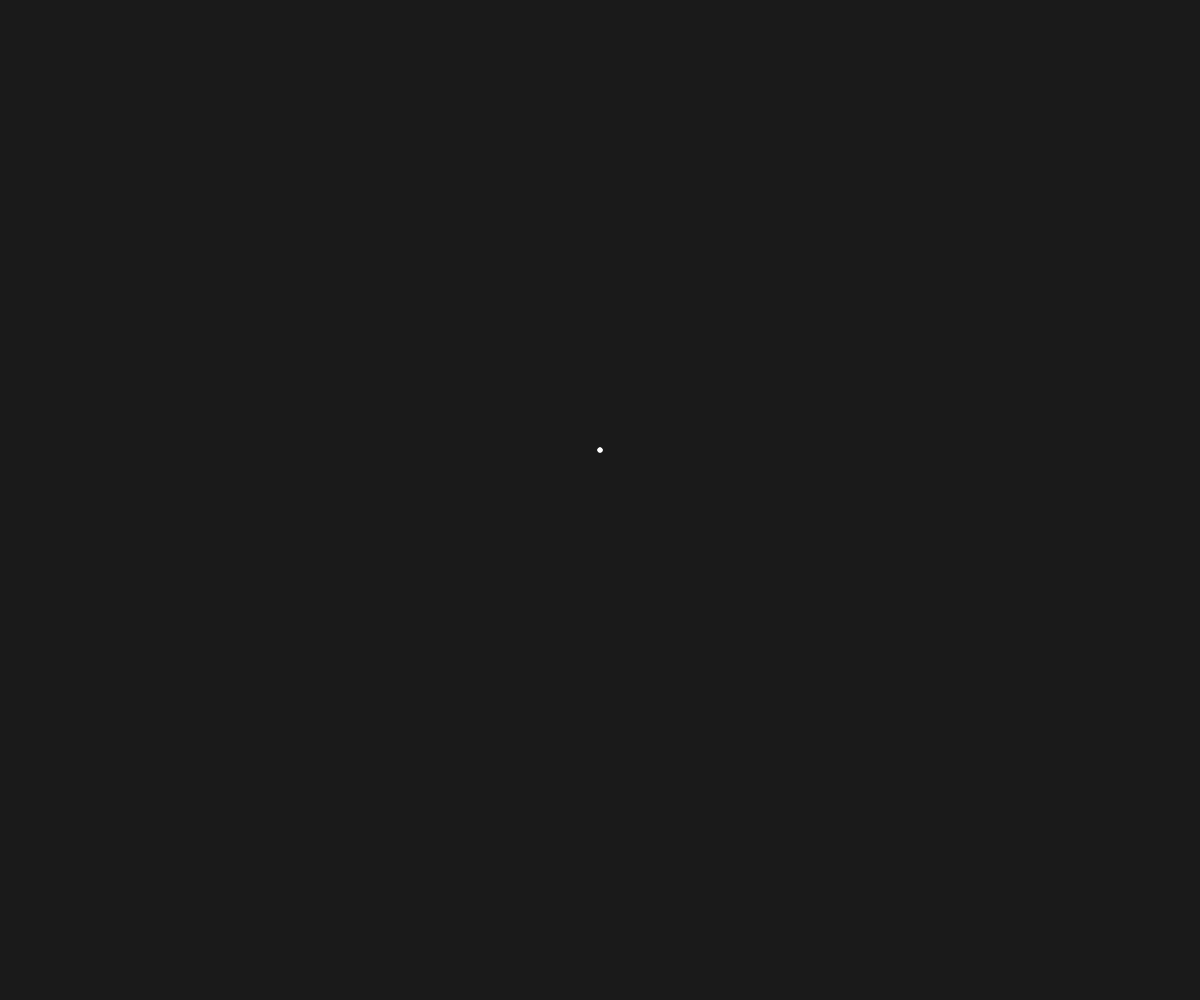
Frame 1 (no input)
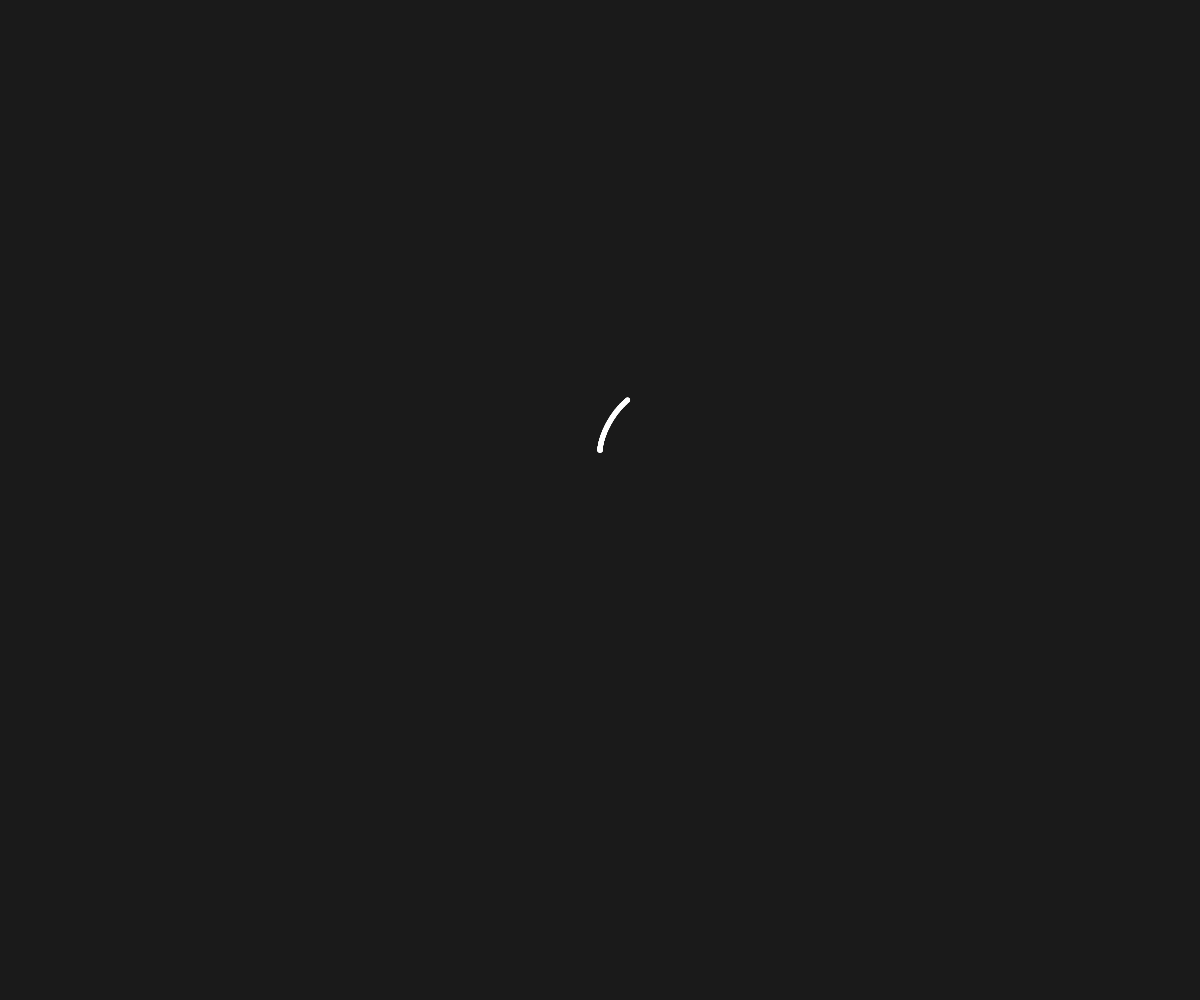
Frame 60 (no input)
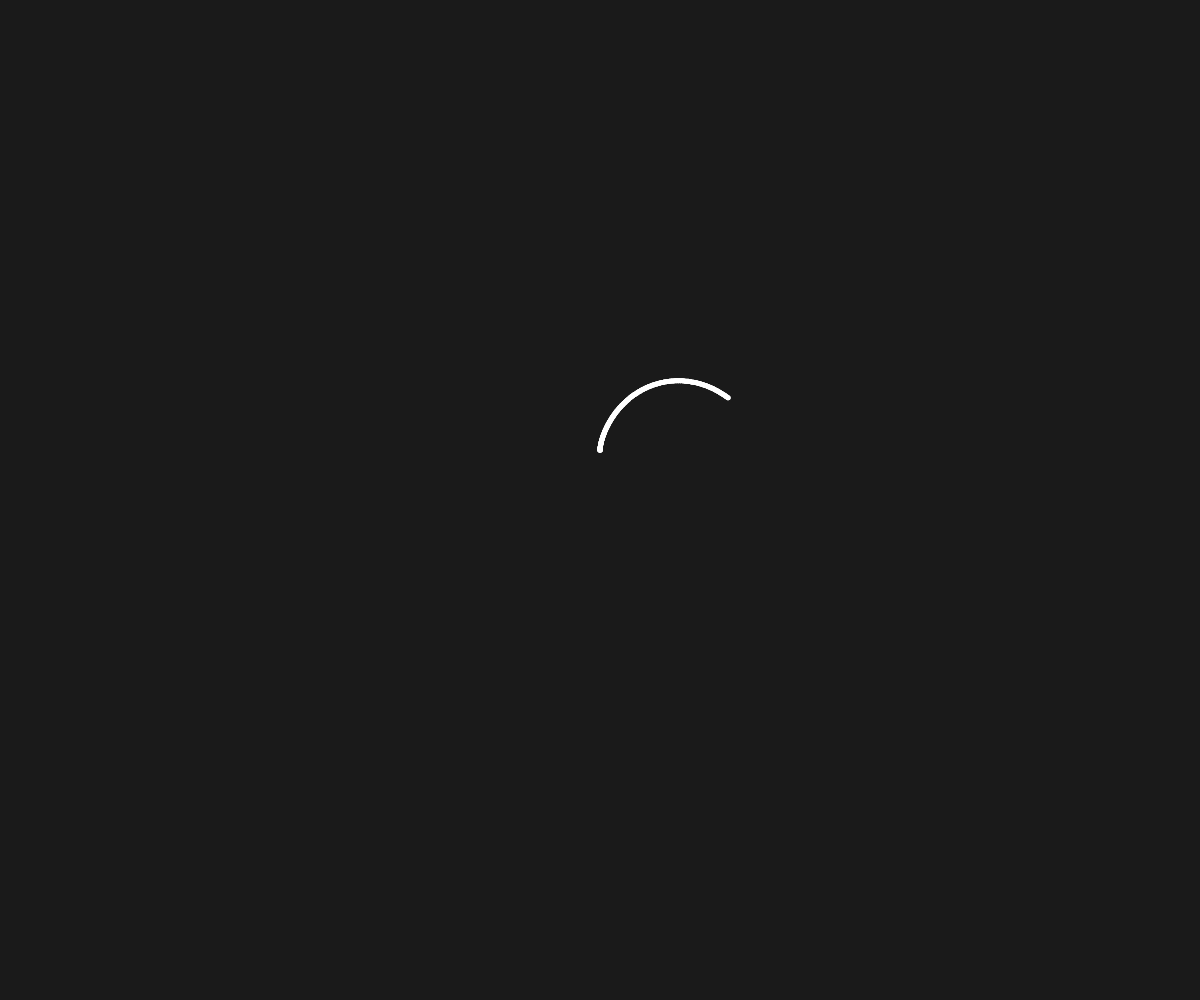
Frame 120 (the mouse pressed at the canvas centre since frame 60)

The p5.js sketch that drew these frames (run headless with seeded random() and noise() and a simulated clock; from frame 60 on, the mouse is pressed at the canvas centre):

// p5.js sketch
// ── sketch.js
let heart = [];
let angle = 0;

function setup() {
  createCanvas(windowWidth, windowHeight);
  colorMode(HSB, 1, 1, 1);
  background(0.1);
}


function draw() {
  //background(0.1);
  translate(width/2,height/2);

  noFill();
  stroke(255);
  strokeWeight(5);
  beginShape(POINTS);
  let r = 10;
  let x = r * 16 * pow(sin(angle),3);
  let y = -r *(13 * cos(angle) - 5 * cos(2 * angle) - 2*cos(3*angle) - cos(4 * angle));
  vertex(x,y);
  endShape(CLOSE);

  angle += 0.01;

  if(angle > TWO_PI){
    noLoop(); 
  }


}
